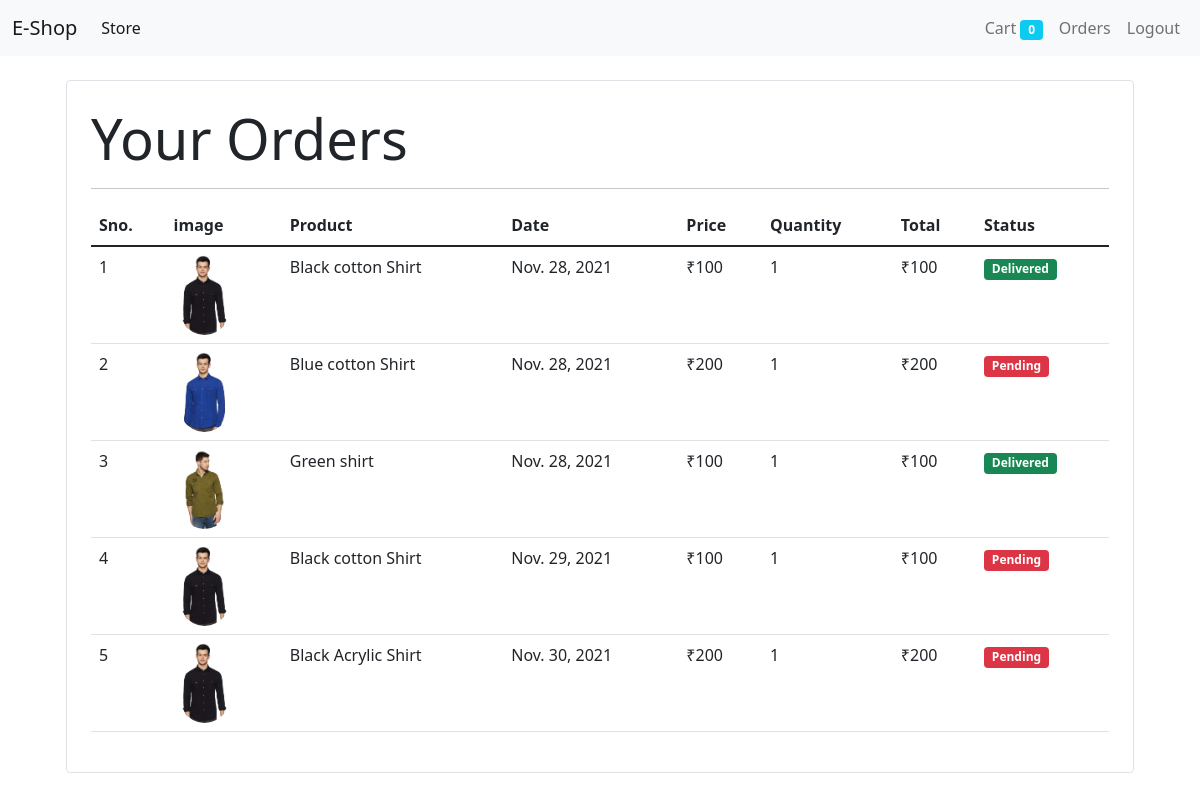
Screenshot of /orders (signed in) with the database file from the repository.
### store/models/orders.py (models this page shows, shortened)
class Order(models.Model):
    product = models.ForeignKey(Product,on_delete=models.CASCADE)
    customer = models.ForeignKey(Customer,on_delete=models.CASCADE)
    quantity = models.IntegerField(default=1)
    price = models.IntegerField()
    address = models.CharField(max_length=50, default='', blank=True)
    phone = models.CharField(max_length=50, default='', blank=True)
    date = models.DateField(default=datetime.datetime.today)
    status = models.BooleanField(default=False)
    @staticmethod
    def get_orders_by_customer(customer_id):
        return Order.objects.filter(customer=customer_id).order_by('-date')

### store/models/product.py (models this page shows, shortened)
class Product(models.Model):
    name = models.CharField(max_length=50)
    price = models.IntegerField(default=0)
    category = models.ForeignKey(Category , on_delete= models.CASCADE , default = 1)
    description = models.CharField(max_length=200, default=' ', null = True , blank=True)
    image = models.ImageField(upload_to='uploads/products/' )

### store/middlewares/auth.py (the view)
    def middleware(request):
        print(request.session.get('customer'))
        returnUrl = request.META['PATH_INFO']
        print(request.META['PATH_INFO'])
        if not request.session.get('customer'):
            return redirect(f'login?return_url={returnUrl}')
        response = get_response(request)
        return response

### store/templatetags/custom_filters.py (called while the page is built)
@register.filter(name = 'currency')
def currency(number):
    return "₹"+str(number)

@register.filter(name = 'multiply')
def multiply(number , number1):
    return number*number1

### store/views/orders.py (called while the page is built)
    def get(self , request ):
        customer = request.session.get('customer')
        orders = Order.get_orders_by_customer(customer)
        print(orders)
        orders = orders.reverse
        return render(request , 'orders.html'  , {'orders' : orders})

### store/Templates/orders.html
{%extends 'base.html'%} {% block content %} {% load cart %} {% load custom_filters %}
<div class="container">
    <div class="border rounded p-4 m-4">
        <p class="display-4 pl-4 ml-4">Your Orders</p>
        <hr>
        <table class="table">
            <thead>
                <tr>
                    <th>Sno.</th>
                    <th>image</th>
                    <th>Product</th>
                    <th>Date</th>
                    <th>Price</th>
                    <th>Quantity</th>
                    <th>Total</th>
                    <th>Status</th>
                </tr>
            </thead>
            <tbody>
                {% for order in orders %}
                <tr>
                    <td>{{forloop.counter}}</td>
                    <td><img style="height: 80px;" class="rounded-circle" src="{{order.product.image.url}}" alt=""></td>
                    <td>{{order.product.name}}</td>
                    <td>{{order.date}}</td>
                    <td>{{order.price|currency}}</td>
                    <td>{{order.quantity}}</td>
                    <td>{{order.quantity|multiply:order.price|currency}}</td>
                    {% if order.status %}
                    <td><small class="badge bg-success">Delivered</small>
                    </td>
                    {%else%}
                    <td><small class="badge bg-danger">Pending</small>
                    </td>
                    {% endif %}
                </tr>
                {% endfor %}
            </tbody>
        </table>
    </div>
</div>
{% endblock %}

### rows the page displays
Order: product.image (picture), product.name "Black cotton Shirt", date "Nov. 28, 2021", price "₹100", quantity "1", quantity|multiply "₹100", status "Delivered"
Order: product.image (picture), product.name "Blue cotton Shirt", date "Nov. 28, 2021", price "₹200", quantity "1", quantity|multiply "₹200", status "Pending"
Order: product.image (picture), product.name "Green shirt", date "Nov. 28, 2021", price "₹100", quantity "1", quantity|multiply "₹100", status "Delivered"
Order: product.image (picture), product.name "Black cotton Shirt", date "Nov. 29, 2021", price "₹100", quantity "1", quantity|multiply "₹100", status "Pending"
Order: product.image (picture), product.name "Black Acrylic Shirt", date "Nov. 30, 2021", price "₹200", quantity "1", quantity|multiply "₹200", status "Pending"

### other values shown
{{ request.session.cart.keys|length }} "0"
